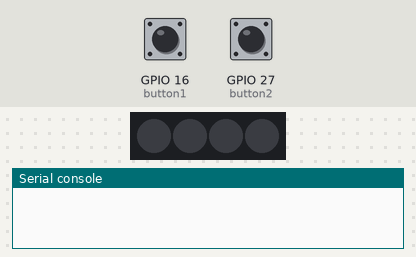
Bench run of a program on a simulated ESP32 board running MicroPython. Shown: 4 RGB LEDs in strip order, left to right, the last lines printed to the serial console. The inputs (shaded band) are chosen by the test bench; at power-on: GPIO 27 (button2) HIGH, GPIO 16 (button1) HIGH. Dim RGB values are drawn brighter than linear.

Above: at 1.2 s.
1.3 s: GPIO 27 (button2) pulled LOW for 0.15 s
At 2.6 s:
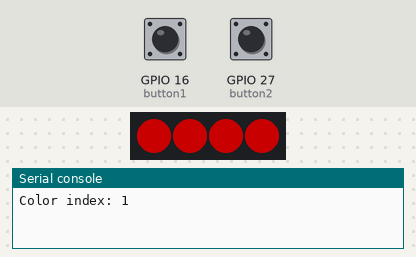
2.9 s: GPIO 27 (button2) pulled LOW for 1 s
At 5.1 s:
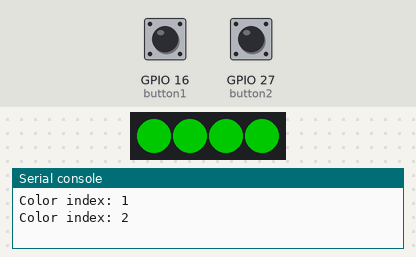
5.4 s: GPIO 27 (button2) pulled LOW for 0.15 s
At 5.8 s:
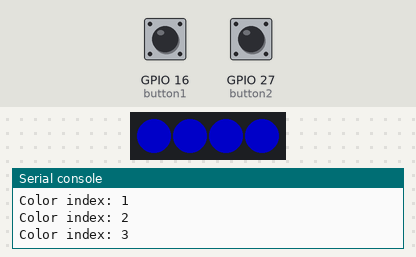
7.0 s: GPIO 27 (button2) pulled LOW for 3.2 s
At 11.2 s:
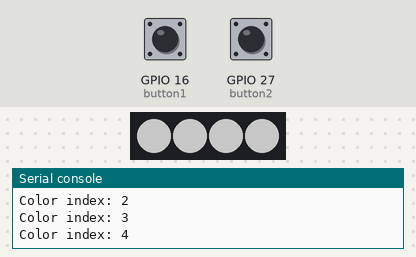
11.7 s: GPIO 16 (button1) pulled LOW for 0.15 s
At 13.0 s:
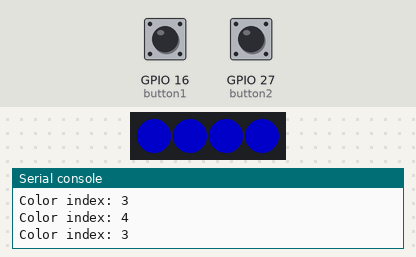
13.3 s: GPIO 16 (button1) pulled LOW for 1 s
At 15.5 s:
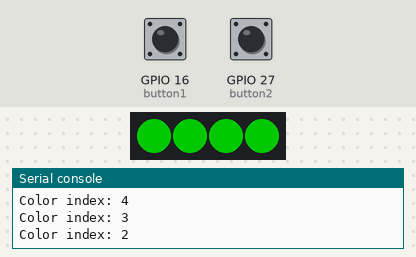
Timing chart, 0 to 16.8 s (numbered marks = the images above; inputs shaded):
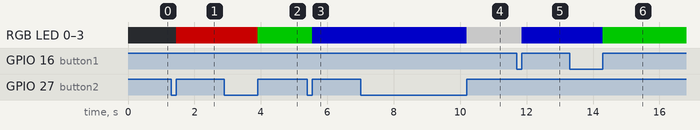

The program:

rgb_button_control.py
```python
"""
Project 6.2 — Button-Controlled Atmosphere Lamp
=================================================
Use Button 1 to go to the previous color, Button 2 to go to the next.
Colors: Off → Red → Green → Blue → White

Pins:
  SK6812 RGB LEDs = GPIO 26 (4 LEDs)
  Button 1 = GPIO 16 (previous color)
  Button 2 = GPIO 27 (next color)
"""

from machine import Pin
import neopixel
import time

# Set up buttons
button1 = Pin(16, Pin.IN, Pin.PULL_UP)
button2 = Pin(27, Pin.IN, Pin.PULL_UP)

# Set up NeoPixel: 4 LEDs on GPIO 26
pin = Pin(26, Pin.OUT)
np = neopixel.NeoPixel(pin, 4)

# Brightness: 0-255
brightness = 100

# Define colors: Off, Red, Green, Blue, White
colors = [
    [0, 0, 0],                                # 0 = Off
    [brightness, 0, 0],                       # 1 = Red
    [0, brightness, 0],                       # 2 = Green
    [0, 0, brightness],                       # 3 = Blue
    [brightness, brightness, brightness]      # 4 = White
]

count = 0  # Current color index


def set_color(index):
    """Set all 4 LEDs to the color at the given index."""
    for j in range(0, 4):
        np[j] = colors[index]
    np.write()
    time.sleep_ms(50)


# Start with LEDs off
set_color(0)

while True:
    # Button 1 → Previous color
    btn_val1 = button1.value()
    if btn_val1 == 0:
        time.sleep(0.01)  # Debounce
        while btn_val1 == 0:
            btn_val1 = button1.value()
        if btn_val1 == 1:
            count = count - 1
            if count <= 0:
                count = 0
            print("Color index:", count)

    # Button 2 → Next color
    btn_val2 = button2.value()
    if btn_val2 == 0:
        time.sleep(0.01)  # Debounce
        while btn_val2 == 0:
            btn_val2 = button2.value()
        if btn_val2 == 1:
            count = count + 1
            if count >= 4:
                count = 4
            print("Color index:", count)

    # Update the LEDs
    set_color(count)
```

Measured:
- after the input at 1.3 s, RGB LED 0–3: off → RGB(100, 0, 0) after 0.15 s
- after the input at 2.9 s, RGB LED 0–3: RGB(100, 0, 0) → RGB(0, 100, 0) after 1.0 s
- after the input at 5.4 s, RGB LED 0–3: RGB(0, 100, 0) → RGB(0, 0, 100) after 0.15 s
- after the input at 7.0 s, RGB LED 0–3: RGB(0, 0, 100) → RGB(100, 100, 100) after 3.2 s
- after the input at 11.7 s, RGB LED 0–3: RGB(100, 100, 100) → RGB(0, 0, 100) after 0.15 s
- after the input at 13.3 s, RGB LED 0–3: RGB(0, 0, 100) → RGB(0, 100, 0) after 1.0 s
